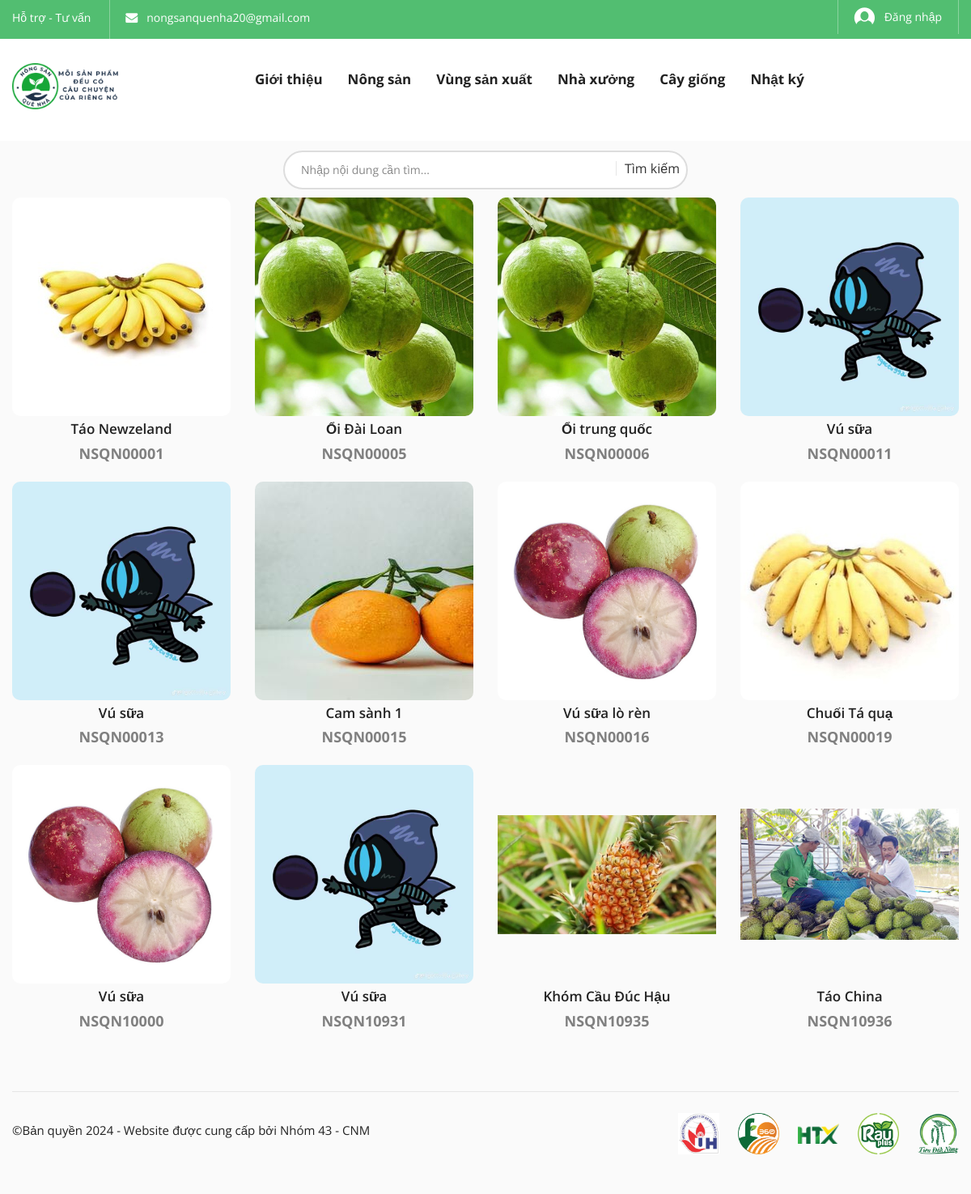
The app's page /sanpham.php with its own data.
### tables this page shows
CREATE TABLE `header_info` (
  `id` int(10) NOT NULL,
  `email` varchar(30) NOT NULL,
  `tweeter` varchar(500) NOT NULL,
  `fb_link` varchar(500) NOT NULL,
  `pinterest` varchar(500) NOT NULL,
  `phone` varchar(20) NOT NULL
);

CREATE TABLE `sanpham` (
  `id_sp` int(11) NOT NULL,
  `taikhoan` int(11) DEFAULT NULL,
  `danhmuc` int(11) DEFAULT NULL,
  `caygiong` int(11) DEFAULT NULL,
  `vungsanxuat` int(11) DEFAULT NULL,
  `nhaxuong` int(11) DEFAULT NULL,
  `nhasanxuat` int(11) DEFAULT NULL,
  `nhaxuatkhau` int(11) DEFAULT NULL,
  `nhanhapkhau` int(11) DEFAULT NULL,
  `nhaphanphoi` int(11) DEFAULT NULL,
  `nhavanchuyen` int(11) DEFAULT NULL,
  `tensanpham` varchar(255) NOT NULL,
  `mavach` varchar(50) DEFAULT NULL,
  `hinhanh` varchar(255) DEFAULT NULL,
  `gia` varchar(100) DEFAULT NULL,
  `xuatxu` varchar(255) DEFAULT NULL,
  `maqr` varchar(255) DEFAULT NULL,
  `mota` text,
  `congdung` text,
  `hdsd` text,
  `thanhphan` text,
  `dieukienbaoquan` varchar(255) DEFAULT NULL,
  `hinhchungnhan` varchar(255) DEFAULT NULL,
  `hinhkiemdinh` varchar(255) DEFAULT NULL,
  `ngaytao` timestamp NOT NULL DEFAULT CURRENT_TIMESTAMP,
  `trangthai` enum('dangchoxetduyet','daxetduyet') NOT NULL DEFAULT 'daxetduyet'
);

### admin/class/adminback.php (called while the page is built, shortened)
<?php
class  adminback
{
    protected $connection;
    function __construct()
    {
        $dbhost = "localhost";
        $dbuser = "tien123";
        $dbpass = "123456";
        $dbname = "nongsanquenha";
        $this->connection = mysqli_connect($dbhost, $dbuser, $dbpass, $dbname);
        mysqli_set_charset($this->connection, 'UTF8');
    }
    function view_all_product()
    {
        $query = "SELECT * FROM `sanpham` where trangthai = 'daxetduyet' ";
        if (mysqli_query($this->connection, $query)) {
            $pdt_info = mysqli_query($this->connection, $query);
            return $pdt_info;
        }
    }
    function display_links()
    {
        $query = "SELECT * FROM header_info";
        if (mysqli_query($this->connection, $query)) {
            $ctg_info = mysqli_query($this->connection, $query);
            return $ctg_info;
        }
    }
}

### sanpham.php (the view, shortened to what this page needs)
<?php
include_once("admin/class/adminback.php");
$obj = new adminback();
if(isset($_GET['search'])){
    $keyword = $_GET['keyword'];
    if(!empty($keyword)){
        $pdt_info = $obj->search_nongsan($keyword);
        $pdt_datas = array();
        while($pdt_ftecth = mysqli_fetch_assoc($pdt_info)){
                    $pdt_datas[] = $pdt_ftecth;
        }
        $search_item =count($pdt_datas);
    }else{
        header('location:sanpham.php');
    }
}else{
    $pdt_info = $obj->view_all_product();
    $pdt_datas = array();
    while($pdt_ftecth = mysqli_fetch_assoc($pdt_info)){
                $pdt_datas[] = $pdt_ftecth;
    }
}
?>
<?php
include_once("includes/head.php");
?>
<body class="biolife-body">
    <header id="" class="header-area style-01 layout-03">
        <?php
        include_once("includes/header_top.php");
        ?>
        <?php
        include_once("includes/header_middle.php");
        ?>
        <?php
        include_once("includes/header_bottom.php");
        ?>
    </header>
    <div class="page-contain">
        <div id="main-content" class="main-content">
            <div class="container">
                <div class="product-category grid-style">
                    <div class="row">
                        <ul class="products-list">
                            <?php
                            foreach ($pdt_datas as $pdt_data) {
                                $formatted_id_sp = 'NSQN'.str_pad($pdt_data['id_sp'], 5, '0', STR_PAD_LEFT);
                            ?>
                                <li class="product-item col-lg-3 col-md-3 col-sm-4 col-xs-6">
                                    <div class="contain-product layout-default">
                                        <div class="product-thumb">
                                            <a href="chitietsanpham.php?id=<?php echo $pdt_data['id_sp'] ?>" class="link-to-product">
                                                <img style="border-radius: 10px; width: 270px; height: 270px; object-fit: contain;" src="admin/uploads/<?php echo $pdt_data['hinhanh'] ?>" alt="dd" width="270" height="270" class="product-thumnail">
                                            </a>
                                        </div>
                                        <div class="info">
                                            <?php
                                                $tennongsan = $pdt_data['tensanpham'];
                                                $max_length = 25;
                                                if (strlen($tennongsan) > $max_length) {
                                                    $tenrutgon = substr($tennongsan, 0, $max_length);
                                                    $last_space = strrpos($tenrutgon, ' ');
                                                    if ($last_space !== false) {
                                                        $tenrutgon = substr($tenrutgon, 0, $last_space);
                                                    }
                                                    echo '<h4 style="padding-bottom: 2px;" class="product-title"><a href="chitietsanpham.php?id='.$pdt_data['id_sp'].'" class="pr-name">'.$tenrutgon.'</a></h4>';
                                                } else {
                                                    echo '<h4 style="padding-bottom: 2px;" class="product-title"><a href="chitietsanpham.php?id='.$pdt_data['id_sp'].'" class="pr-name">'.$tennongsan.'</a></h4>';
                                            }
                                            ?>
                                            <div class="price">
                                                <ins><span style="color: #808080;" class="price-amount"><?php echo $formatted_id_sp ?></span></ins>
                                            </div>
                                        </div>
                                    </div>
                                </li>
                            <?php } ?>
                        </ul>
                    </div>
                </div>
            </div>
        </div>
    </div>
    <?php
    include_once("includes/footer.php");
    ?>
    <?php
    include_once("includes/script.php")
    ?>
</body>
</html>

### includes/header_top.php (shortened to what this page needs)
<?php
$obj= new adminback();
    $links = $obj->display_links();
?>
<div class="header-top bg-main hidden-xs">
            <div class="container">
                <div class="top-bar left">
                    <ul class="horizontal-menu">
                        <li><a href="#">Hỗ trợ - Tư vấn</a></li>
                        <?php
                        while( $link = mysqli_fetch_assoc($links)){?>
                        <li>
                            <p style="color:white" class="fa fa-envelope"></p><a href="" > &nbsp;
                           <?php  echo $link['email'];  ?>
                          </a></li>
                    </ul>
                </div>
                <div class="top-bar right">
                               <?php } ?>
                    <ul class="horizontal-menu">
                        <li><a href="dangnhap.php" class="login-link"><i class="biolife-icon icon-login"></i>
                        <?php
                        if(isset($_SESSION['username'])){
                            echo $_SESSION['username'];
                        }else{
                            echo "Đăng nhập";
                        }
                        ?>
                        </a></li>
                    </ul>
                </div>
            </div>
        </div>

### records on screen
header_info: email "nongsanquenha20@gmail.com"
sanpham: hinhanh (picture), tensanpham "Táo Newzeland", id_sp "NSQN00001"
sanpham: hinhanh (picture), tensanpham "Ổi Đài Loan", id_sp "NSQN00005"
sanpham: hinhanh (picture), tensanpham "Ổi trung quốc", id_sp "NSQN00006"
sanpham: hinhanh (picture), tensanpham "Vú sữa", id_sp "NSQN00011"
sanpham: hinhanh (picture), tensanpham "Vú sữa", id_sp "NSQN00013"
sanpham: hinhanh (picture), tensanpham "Cam sành 1", id_sp "NSQN00015"
sanpham: hinhanh (picture), tensanpham "Vú sữa lò rèn", id_sp "NSQN00016"
sanpham: hinhanh (picture), tensanpham "Chuối Tá quạ", id_sp "NSQN00019"
sanpham: hinhanh (picture), tensanpham "Vú sữa", id_sp "NSQN10000"
sanpham: hinhanh (picture), tensanpham "Vú sữa", id_sp "NSQN10931"
sanpham: hinhanh (picture), tensanpham "Khóm Cầu Đúc Hậu", id_sp "NSQN10935"
sanpham: hinhanh (picture), tensanpham "Táo China", id_sp "NSQN10936"
